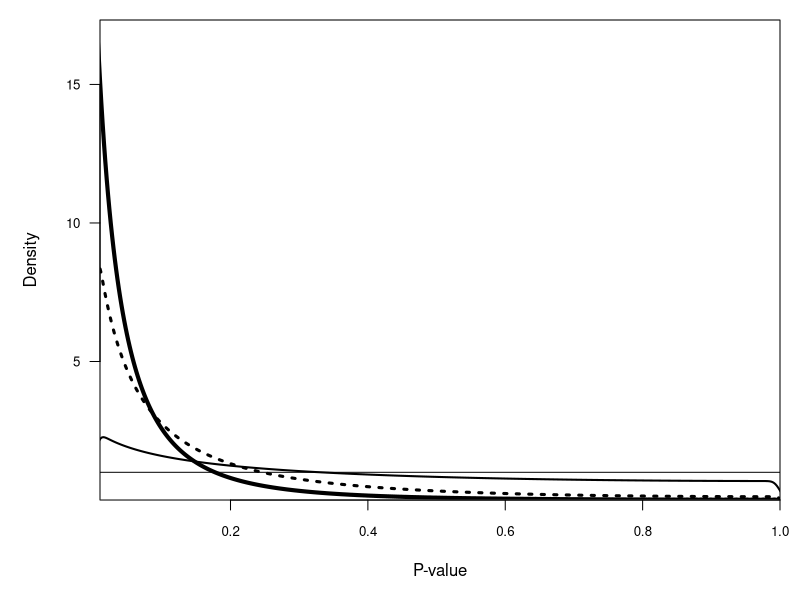

The R script that drew this image: (Note: this script raises an error after producing the figure.)
setwd("D:/Dropbox/projects/2014tgtbf")

# Figure 1
N <- 10000
i <- seq(1, N, 1)
fcv <- qf(p=1-.05 ,df1=1,df2=97)

# Null
beta <- pf(q=fcv, df1=1, df2=97)
quadpoints <- (i/(N+1))*beta
fquad <- qf(quadpoints, df1=1, df2=97)
temp <- 1-pf(fquad, df1=1, df2=97)
pquad0 <- (temp-.05)/(1-.05)

# Small
beta <- pf(q=fcv, df1=1, df2=97, ncp=(.01/(1-.01))*(100+1+1))
N <- 10000
i <- seq(1, N, 1)
quadpoints <- (i/(N+1))*beta
fquad <- qf(quadpoints, df1=1, df2=97, ncp=(.01/(1-.01))*(100+1+1))
temp <- 1-pf(fquad, df1=1, df2=97)
pquadS <- (temp-.05)/(1-.05)

# Medium
beta <- pf(q=fcv, df1=1, df2=97, ncp=(.0625/(1-.0625))*(100+1+1))
quadpoints <- (i/(N+1))*beta
fquad <- qf(quadpoints, df1=1, df2=97, ncp=(.0625/(1-.0625))*(100+1+1))
temp <- 1-pf(fquad, df1=1, df2=97)
pquadM <- (temp-.05)/(1-.05)

# Large
beta <- pf(q=fcv, df1=1, df2=97, ncp=(.14/(1-.14))*(100+1+1))
quadpoints <- (i/(N+1))*beta
fquad <- qf(quadpoints, df1=1, df2=97, ncp=(.14/(1-.14))*(100+1+1))
temp <- 1-pf(fquad, df1=1, df2=97)
pquadL <- (temp-.05)/(1-.05)

pdf('figures/Fig1.pdf', width=7, height=8)
par(mai=c(1,1,.2,.2))
plot(density(pquadL, kernel="gaussian", bw="SJ", adjust=1), xlim=c(0.01,1), xaxs='i', lwd=4,
     frame.plot=T, 
     main="",
     #      ylim=c(0,4.5),
     xaxs="i",
     yaxs="i",
     xlab="P-value",
     ylab = "Density",
     cex.axis=.8,
     cex.lab=1,
     col = "black", las=1)
lines(density(pquadM, kernel="gaussian", bw="SJ", adjust=1), xlim=c(0.01,1), xaxs='i', ylim=c(0,10), lty=3, lwd=3)
lines(density(pquadS, kernel="gaussian", bw="SJ",adjust=.5), xlim=c(0.01,1), xaxs='i', ylim=c(0,10), lwd=2)
abline(h=1)
legend(x=.6,y=5,legend=c(latex2exp('Large effect, $\\eta^2=.14$'),
                         latex2exp('Medium effect, $\\eta^2=.06$'),
                         latex2exp('Small effect, $\\eta^2=.01$'),
                         latex2exp('No effect, $\\eta^2=0$')),
       cex=1, lty=c(1,3,1,1),
       col = "black", lwd=c(4,3,2,1), box.lwd=0 , bty='n')
dev.off()